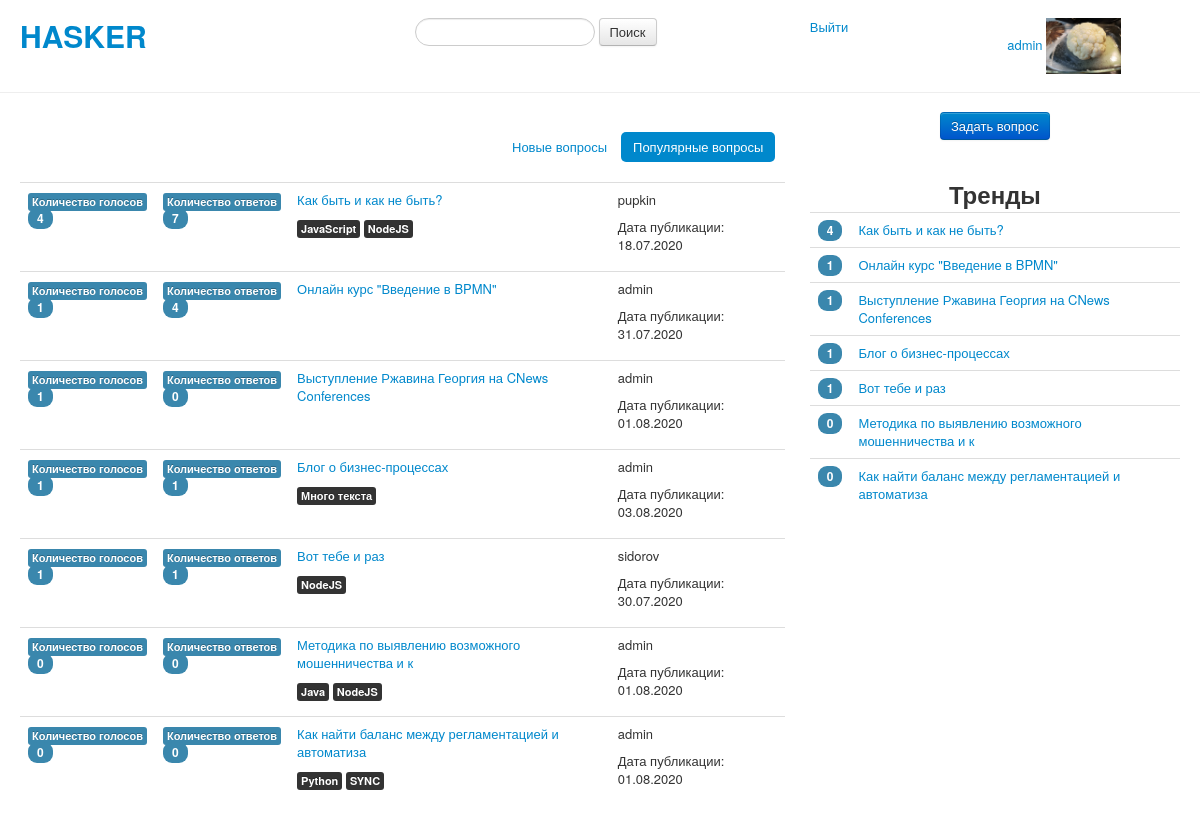
Before: / (signed in) with the older database file.
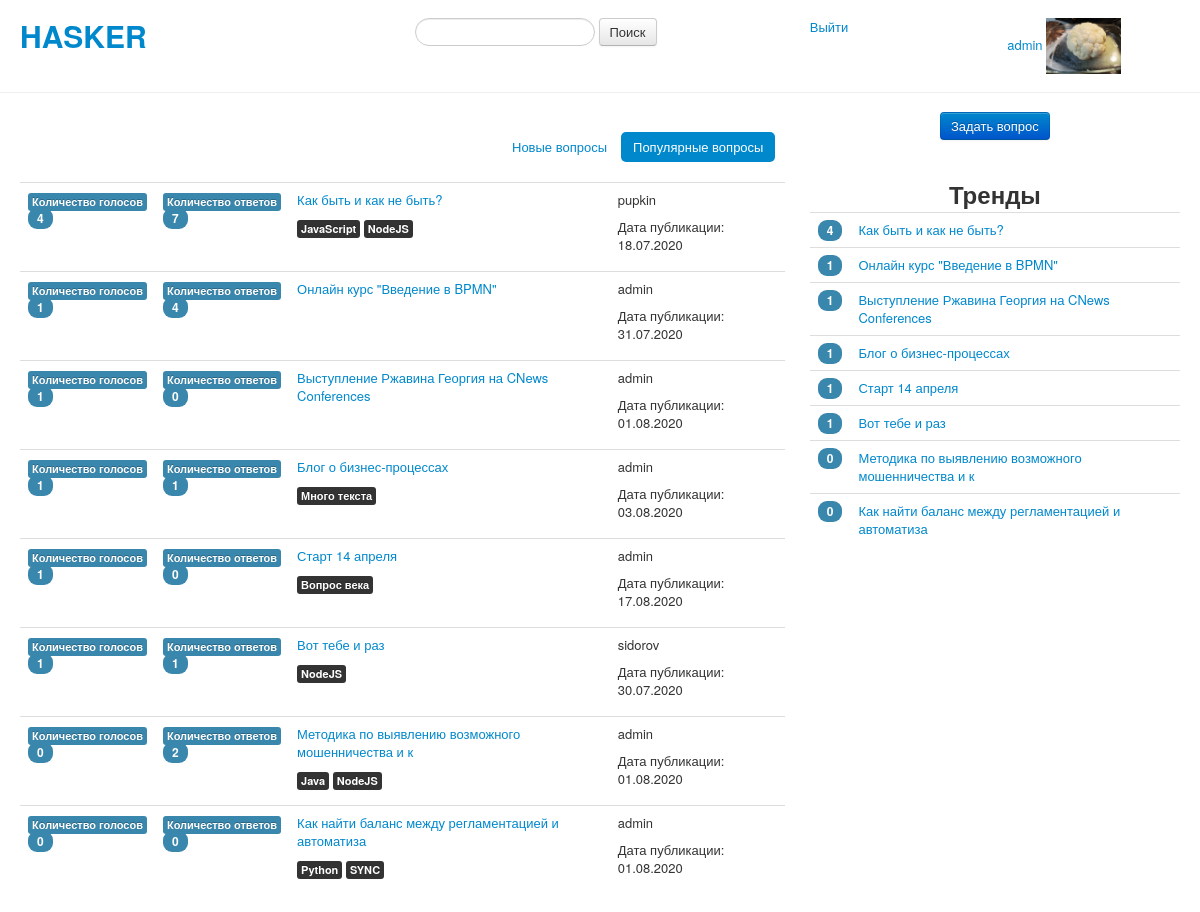
After: the same page with the newer database file.
### questions/models.py (models this page shows, shortened)
class Questions(models.Model):
    class Meta:
        verbose_name = 'Question'
        verbose_name_plural = 'Questions'
    title = models.CharField(max_length=50, verbose_name='Заголовок')
    body = models.TextField(verbose_name='Текст вопроса')
    author = models.ForeignKey(
        User,
        on_delete=models.DO_NOTHING
    )
    create_date = models.DateTimeField(auto_now_add=True)
    tags = models.ManyToManyField(Tags)

class Tags(models.Model):
    class Meta:
        verbose_name = 'Tag'
        verbose_name_plural = 'Tags'
    name = models.CharField(max_length=50)

### questions/views.py (the view)
# urls.py: path('', IndexView.as_view(), name='index'),
class IndexView(ListView):
    model = Questions
    template_name = 'questions/index.html'
    paginate_by = 20
    def get_context_data(self, *args, **kwargs):
        context = super().get_context_data(*args, **kwargs)
        if self.request.user.is_authenticated:
            profile = UserProfile.objects.get(user=self.request.user)
            context['photo'] = profile.photo
        if self.request.session.get('order') == 'date':
            context['order_date'] = 'active'
        else:
            context['order_popular'] = 'active'
        tag = self.request.GET.get('tag')
        if tag:
            context['tag_value'] = f'tag:{tag}'
        get_trends(context)
        return context
    def get_queryset(self):
        if self.request.GET.get('order'):
            self.request.session['order'] = self.request.GET['order']
        elif self.request.session.get('order') is None:
            self.request.session['order'] = 'popular'
        if self.request.session.get('order') == 'date':
            order = '-create_date'
        elif self.request.session.get('order') == 'popular':
            order = '-count_votes'
        queryset = Questions.objects.annotate(
            count_votes=Count('questionvotes', distinct=True),
            count_answers=Count('answers', distinct=True)
        ).order_by(order)
        return queryset

### questions/views.py (called while the page is built)
def get_trends(context: dict):
    trends = Questions.objects.annotate(count=Count('questionvotes')).order_by('-count')[:20]
    context['trends'] = trends

### questions/Templates/questions/index.html (shortened to what this page needs)
{% extends 'base.html'%}
{% block leftbody %}
    <br>
    <div class="row">
      <div class="span4 offset6">
           <ul class="nav nav-pills">
              <li class="{{ order_date }}">
                <a href="{% url 'questions:index' %}?order=date">Новые вопросы</a>
              </li>
              <li class="{{ order_popular }}">
                  <a href="{% url 'questions:index' %}?order=popular">Популярные вопросы</a>
              </li>
          </ul>
      </div>
    </div>
    <table class="table">
      <tbody>
        {% for item in object_list %}
        <tr>
          <td>
              <span class="label label-info">Количество голосов</span><br>
              <span class="badge badge-info">{{ item.count_votes }}</span>
          </td>
          <td>
              <span class="label label-info">Количество ответов</span><br>
              <span class="badge badge-info">{{ item.count_answers }}</span>
          </td>
          <td>
              <p><a href="{% url 'questions:questionview' item.id %}">{{ item.title }}</a></p>
              {% for tag in item.tags.all %}
                  <span class="label label-inverse">{{ tag.name }}</span>
              {% endfor %}
          </td>
          <td>
              <p>{{ item.author.username }}</p>
              <p>Дата публикации: {{ item.create_date|date:"d.m.Y" }}</p>
          </td>
        </tr>
        {% endfor %}
      </tbody>
    </table>
{% endblock %}

### questions/templates/base.html (shortened to what this page needs)
<!DOCTYPE html>
<html lang="ru">
<head>
    {% load static %}
    <link href="{% static 'css/bootstrap-responsive.css' %}" rel="stylesheet">
    <link href="{% static 'css/bootstrap.css' %}" rel="stylesheet">
</head>
<body>
    <div class="container-fluid">
        <br>
        <div class="row-fluid">
            <div class="span4">
                <h1><a href="{% url 'questions:index' %}">HASKER</a></h1>
            </div>
            <div class="span4">
                <form class="form-search" method="POST" enctype="multipart/form-data" action="{% url 'questions:searchresult' %}">
                  <input type="text" class="input-medium search-query" name="search_string" value="{{ tag_value }}">
                  <button type="submit" class="btn">Поиск</button>
                </form>
            </div>
            <div class="span2">
                {% if user.is_authenticated %}
                  <a href="{% url 'registration:logout' %}">Выйти</a>
                {% else %}
                  <a href="{% url 'registration:login' %}">Войти</a>
                {% endif %}
            </div>
            <div class="span2">
                {% if user.is_authenticated %}
                    <a href="{% url 'registration:editprofile' %}">{{ user.username }}</a>
                    <img src="{{ photo.url }}" height="75" width="75">
                {% else %}
                    <form action="{% url 'registration:registration' %}">
                        <button class="btn btn-primary" type="submit">Зарегистрироваться</button>
                    </form>
                {% endif %}
            </div>
        </div>
    </div>
    <hr>
    <div class="container-fluid">
      <div class="row-fluid">
        <div class="span8">
            {% block leftbody %}
            {% endblock %}
        </div>
        <div class="span4">
        {% if user.is_authenticated %}
            <div class="pagination-centered">
                 <form action="{% url 'questions:createquestion' %}">
                        <button class="btn btn-primary" type="submit">Задать вопрос</button>
                 </form>
            </div>
        {% endif %}
            <br>
            <div class="pagination-centered">
                <h2>Тренды</h2>
            </div>
            <div>
                 <table class="table">
                    {% for trend in trends %}
                    <tr>
                        <td><span class="badge badge-info">{{ trend.count }}</span></td>
                        <td><a href="{% url 'questions:questionview' trend.id %}">{{ trend.title }}</a></td>
                    </tr>
                    {% endfor %}
                 </table>
            </div>
        </div>
      </div>
    </div>
</body>
</html>

Changed rows visible on the page:
added Questions: count_votes "1", count_answers "0", title "Старт 14 апреля", author.username "admin", create_date "17.08.2020", count "1"
added Tags: name "Вопрос века", shown under "1"
computed for Questions "Методика по выявлению возможного мошенничества и к": count_answers "0" → "2"
